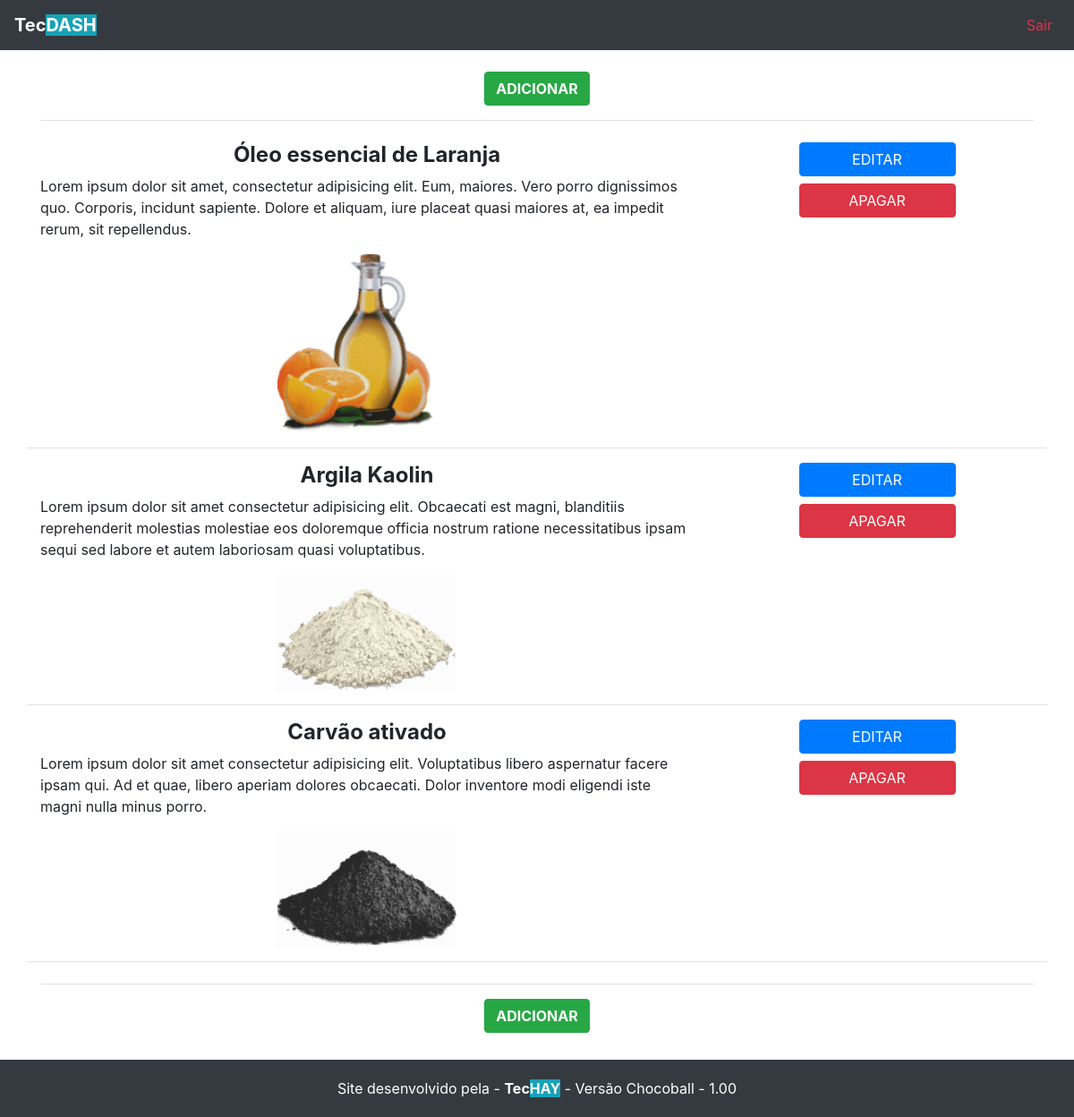
The page /dashboard/list_product on the database its author committed.
### principal/models.py (models this page shows, shortened)
class Product(models.Model):
	name = models.CharField(max_length=255)
	price = models.IntegerField(null=True, blank=True)
	ingredients = models.ManyToManyField(Ingredients, blank=True)
	image = models.ImageField(upload_to='image', null=True)
	details = models.TextField(null=True)

### principal/views.py (the view)
# urls.py: path('list_product', views.list_product, name="list_product"),
def list_product(request):
  data = {}
  products = Product.objects.all()
  data['products'] = products
  return render(request, 'dashboard/product/list-product.html', data)

### principal/templates/dashboard/product/list-product.html (shortened to what this page needs)
{% extends "base.html" %}
{% block conteudo %}
<div class="content">
	<div class="container">
		{% if products.all %}
		<div class="mt-4 mb-2 pb-3 border-bottom">
			<div align="center">
				<a href="{% url 'add_product' %}" class="btn font-weight-bold btn-success">ADICIONAR</a>
			</div>
		</div>
		{% endif %}
		{% for product in products %}
		<div class="row border-bottom pt-3">
			<div class="col-8">
				<div>
					<h4 class="text-center font-weight-bold">{{product.name}}</h4>
					<p>{{product.details}}</p>
					<div class="d-flex justify-content-center">
						<img width="200" src="{{product.image.url}}">
					</div>
				</div>
			</div>
			<div class="col-4">
				<div class="text-center">
					<a href="{% url 'edit_product' product.pk %}" class="btn w-50  btn-primary">EDITAR</a>
				</div>
				<div class="text-center">
					<a href="{% url 'delete_product' product.pk %}" class="btn w-50 mt-2 btn-danger">APAGAR</a>
				</div>
			</div>
		</div>
		{% empty %}
		<div align="center">
			<a href="{% url 'add_product' %}" class="btn btn-success">ADICIONAR</a>
		</div>
		{% endfor %}
		{% if products.all %}
			<div class="mt-4 mb-4 pt-3 border-top">
				<div align="center">
					<a href="{% url 'add_product' %}" class="btn font-weight-bold btn-success">ADICIONAR</a>
				</div>
			</div>
		{% endif %}
	</div>
</div>
{% endblock %}

### principal/static/assets/css/style.css (style rules this page uses)
a { color: #000; }
.content { min-height: 77vh; }

### rows shown on the page
Product: name "Óleo essencial de Laranja", details "Lorem ipsum dolor sit amet, consectetur adipisicing elit. Eum, maiores. Vero porro dignissimos quo. Corporis, incidunt sapiente. Dolore et aliquam, iure placeat quasi maiores at, ea impedit rerum, sit repellendus.", image (picture)
Product: name "Argila Kaolin", details "Lorem ipsum dolor sit amet consectetur adipisicing elit. Obcaecati est magni, blanditiis reprehenderit molestias molestiae eos doloremque officia nostrum ratione necessitatibus ipsam sequi sed labore et autem laboriosam quasi voluptatibus.", image (picture)
Product: name "Carvão ativado", details "Lorem ipsum dolor sit amet consectetur adipisicing elit. Voluptatibus libero aspernatur facere ipsam qui. Ad et quae, libero aperiam dolores obcaecati. Dolor inventore modi eligendi iste magni nulla minus porro.", image (picture)
